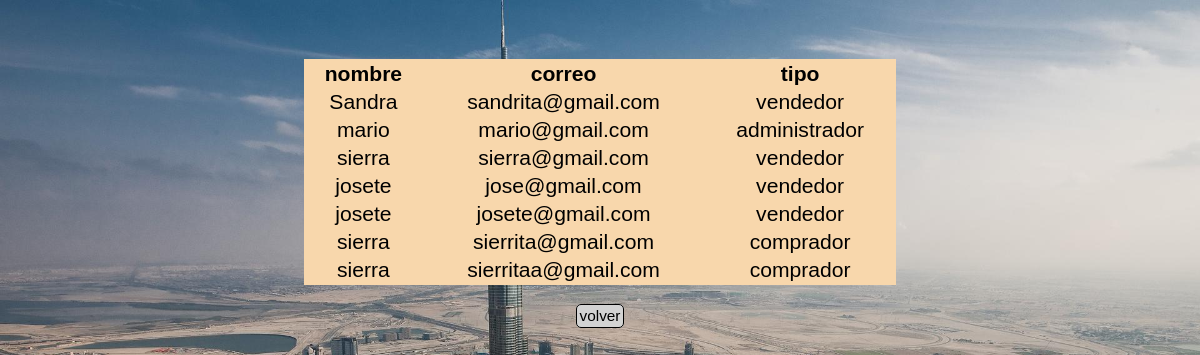
Page /backend/usuarios/listar.php on the committed database.
### tables this page shows
CREATE TABLE `usuario` (
  `usuario_id` int(5) NOT NULL,
  `nombres` varchar(35) NOT NULL,
  `correo` varchar(100) NOT NULL,
  `clave` varchar(80) NOT NULL,
  `tipo_usuario` varchar(20) DEFAULT NULL
);

### backend/usuarios/listar.php (the view, shortened to what this page needs)
<html>
   <head>
   <link rel="stylesheet" href="../../codigoCSS.css">
   </head>
</html>
<?php
include "../servidor.php";
$conexion = mysqli_connect($dbhost, $dbuser, $dbpass, $dbname);
$query = "select * from usuario";
$consulta = mysqli_query ($conexion,$query) or die ("Fallo en la consulta");
$nfilas = mysqli_num_rows ($consulta);
if ($nfilas > 0)
{
   echo "<div id='cuerpotabla'>";
   echo ("<TABLE id='table'>\n");
   echo ("<TR>\n");
   echo ("<TH>nombre</TH>\n");
   echo ("<TH>correo</TH>\n");
   echo ("<TH>tipo</TH>\n");
   echo ("</TR>\n");
   for ($i=0; $i<$nfilas; $i++)
   {
      $resultado = mysqli_fetch_array ($consulta);
      echo ("<TR>\n");
      echo ("<TD>" . $resultado['nombres'] . "</TD>\n");
      echo ("<TD>" . $resultado['correo'] . "</TD>\n");
      echo ("<TD>" . $resultado['tipo_usuario'] . "</TD>\n");
      echo ("</TR>\n");
   }
   echo ("</TABLE>\n");
   echo "<br><a id='volver' href=usuarios.html> volver </a>";
   echo "</div>";
}
else
   echo("No hay usuarios disponibles");
?>

### codigoCSS.css (style rules this page uses)
a { text-decoration: none; color: black; }
#volver { padding: .2%; background-color: lightgray; border: 1px solid black; border-radius: 5px; margin-top: 5%; font-size: 80%; }
#cuerpotabla { width: 100%; }
#table { margin: auto; text-align: center; font-size: 110%; width: 50%; margin-top: 5%; background-color: rgb(248, 215, 172); }

### rows in the picture
usuario: nombres "Sandra", correo "sandrita@gmail.com", tipo_usuario "vendedor"
usuario: nombres "mario", correo "mario@gmail.com", tipo_usuario "administrador"
usuario: nombres "sierra", correo "sierra@gmail.com", tipo_usuario "vendedor"
usuario: nombres "josete", correo "jose@gmail.com", tipo_usuario "vendedor"
usuario: nombres "josete", correo "josete@gmail.com", tipo_usuario "vendedor"
usuario: nombres "sierra", correo "sierrita@gmail.com", tipo_usuario "comprador"
usuario: nombres "sierra", correo "sierritaa@gmail.com", tipo_usuario "comprador"
